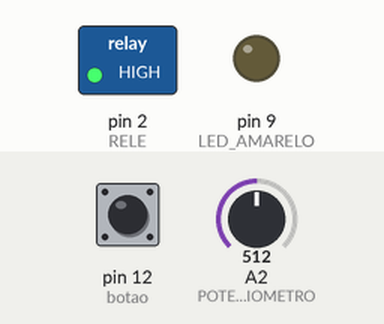
The sketch below on a simulated Arduino Uno, built with avr-gcc and run on an emulated ATmega328P. Shown: switched loads named in the sketch (green lamp = pin HIGH), output pins drawn as LEDs (lit = HIGH). The test bench sets the inputs (shaded band); at power-on: pin 12 (botao) HIGH, A2 (POTENCIOMETRO) = 512.

Above: at 1.2 s.
1.3 s: pin 12 (botao) pulled LOW for 0.15 s
At 1.9 s:
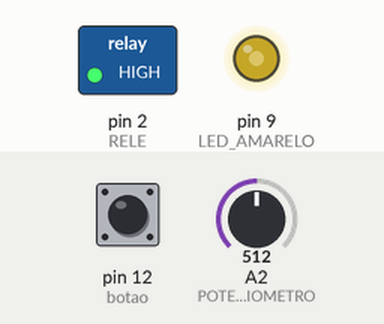
2.9 s: A2 (POTENCIOMETRO) set to 716
At 3.6 s:
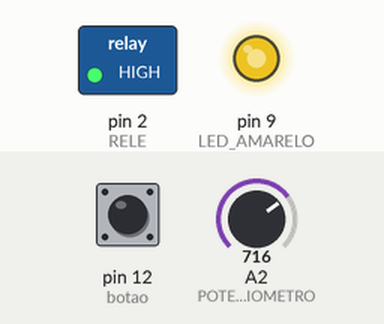
4.4 s: A2 (POTENCIOMETRO) set to 900
At 4.7 s:
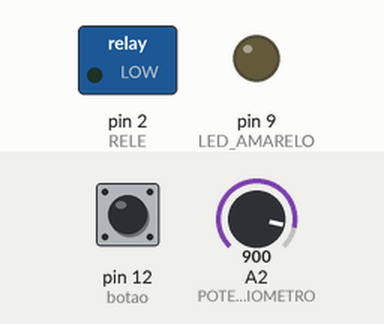
5.9 s: A2 (POTENCIOMETRO) set to 306
At 7.1 s:
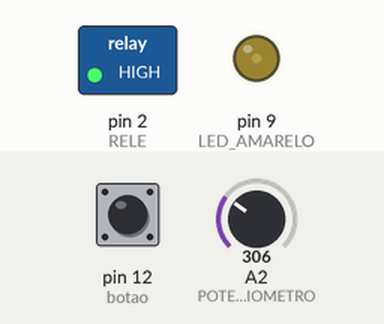
7.4 s: A2 (POTENCIOMETRO) set to 122
At 8.2 s:
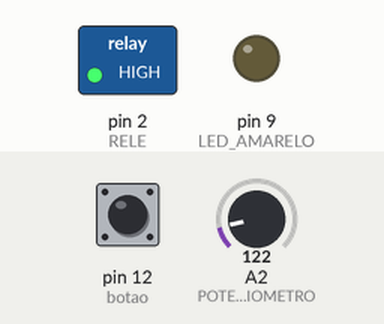
8.9 s: A2 (POTENCIOMETRO) set to 511
At 9.3 s:
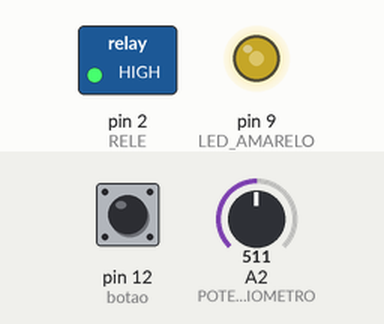
Timing chart, 0 to 11.4 s (numbered marks = the images above; inputs shaded):
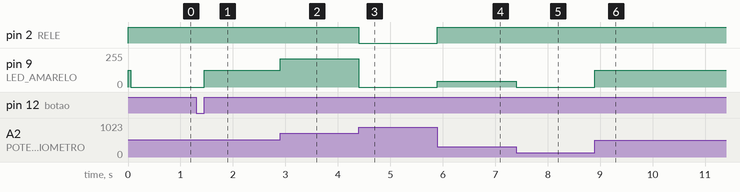

The sketch:

Alarme.ino
```cpp
const int POTENCIOMETRO = A2;
const int RELE = 2;
const int LED_AMARELO = 9;
const int LED_VERDE = 4;
const int botao = 12;

int sensorValue = 0;
float tensao = 0.0;
int saidaAnalogica = 0;

bool pinBotaoRetencao();

void turnOn()
{
    digitalWrite(LED_AMARELO, HIGH);
}

void setup()
{
    pinMode(botao, INPUT_PULLUP);
    pinMode(LED_VERDE, INPUT_PULLUP);
    pinMode(LED_AMARELO, OUTPUT);
    pinMode(RELE, OUTPUT);
}

void loop()
{
    sensorValue = analogRead(POTENCIOMETRO);
    tensao = 0.0049 * sensorValue;

    if (pinBotaoRetencao(botao))
    {
        if (tensao <= 1)
        {
            digitalWrite(LED_VERDE, HIGH);
            digitalWrite(LED_AMARELO, LOW);
            digitalWrite(RELE, HIGH);
        }
        else if (tensao <= 4)
        {
            digitalWrite(LED_VERDE, LOW);

            //Valores mapeados ao inves de 0 a 1023, colocaremos 204 a 818 para a variavao correta do LED dentro do intervalo de 1 < tensao <= 4
            saidaAnalogica = map(sensorValue, 204, 818, 0, 255);

            analogWrite(LED_AMARELO, saidaAnalogica);
            digitalWrite(RELE, HIGH);
        }
        else
        {
            digitalWrite(LED_VERDE, LOW);
            digitalWrite(LED_AMARELO, LOW);
            digitalWrite(RELE, LOW);
        }
    }
    else
    {
        digitalWrite(LED_VERDE, LOW);
        digitalWrite(LED_AMARELO, LOW);
        digitalWrite(RELE, HIGH);
    }
}

//Controle de borda de descida do botao
bool pinBotaoRetencao(int pino)
{
#define TEMPO_DEBOUNCE 50
    // Efeito bounce: tempo de instabilidade (ocilacao) de estado (ligado e desligado)
    // ao ligar, ou desligar , o botao.

    bool estadoBotao;                    // Capturar o estado atual do botao
    static bool estadoBotaoAnt;          // Variavel para guardar o estado anterio do botao
    static bool estadoRet = true;        // captura o valor da retencao de estado. Se estiver desligado, liga e vice versa
    static unsigned long delayBotao = 0; //Variavel que vai controlar o debounce

    if ((millis() - delayBotao) > TEMPO_DEBOUNCE) // Sempre verificara se passou os 50 ms do tempo de debounce
    {
        estadoBotao = digitalRead(pino);

        if (estadoBotao && (estadoBotao != estadoBotaoAnt))
        {
            estadoRet = !estadoRet;
            delayBotao = millis(); //Captura o tempo atual que houve a mudanca de estado
        }
        estadoBotaoAnt = estadoBotao;
    }

    return estadoRet;
}
```

Measured:
- after the input at 1.3 s, pin 9 (LED_AMARELO): 0/255 → 127/255 after 0.15 s
- after the input at 2.9 s, pin 9 (LED_AMARELO): 127/255 → 212/255 at once
- after the input at 4.4 s, pin 2 (RELE): HIGH → LOW at once; pin 9 (LED_AMARELO): 212/255 → 0/255 at once
- after the input at 5.9 s, pin 2 (RELE): LOW → HIGH at once; pin 9 (LED_AMARELO): 0/255 → 42/255 at once
- after the input at 7.4 s, pin 9 (LED_AMARELO): 42/255 → 0/255 at once
- after the input at 8.9 s, pin 9 (LED_AMARELO): 0/255 → 127/255 at once
